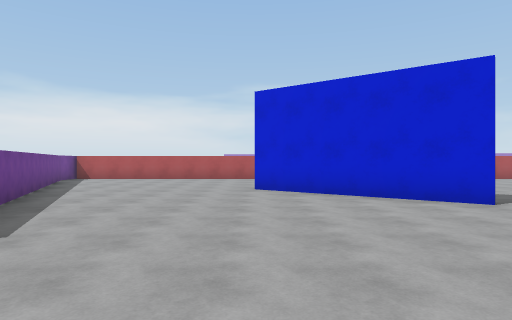
[1] (above)

24 first-person views from a walk through a Unity game level. The camera is 1.5 m above the floor, looks level and sees 75° across. The floor is counted in squares, 2 m on a side. Each view is taken from the middle of a square. On the plan, view 1 faces up. The plan holds only what a view shows up to about 11 squares ahead; the rest is blank. The place goes on beyond the plan. The player character is not drawn. Some animated figures are not drawn.

[2]
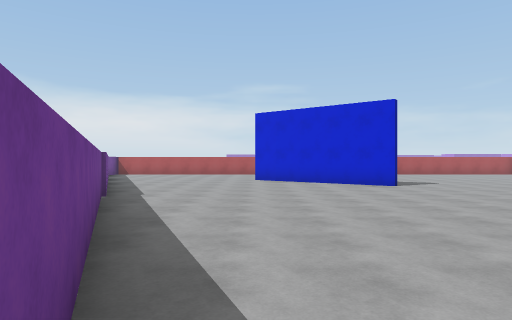

[3]
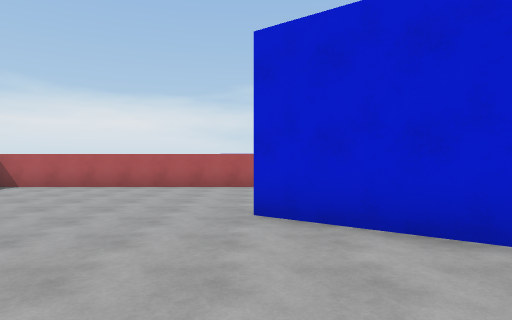

[4]
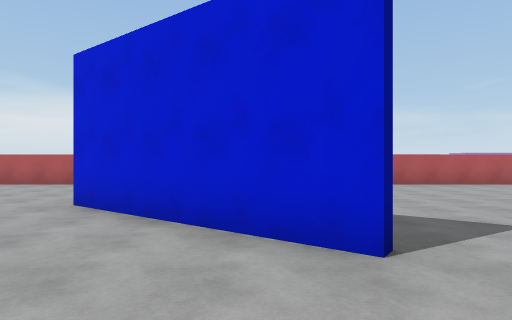

[5]
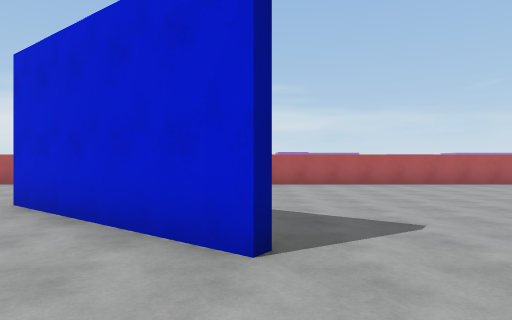

[6]
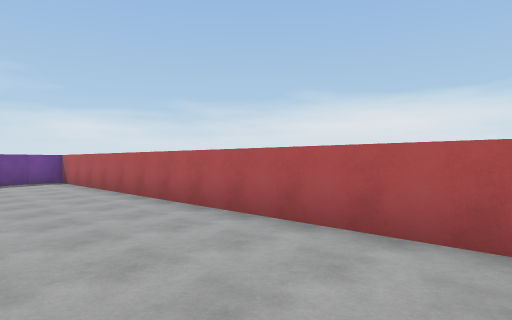

[7]
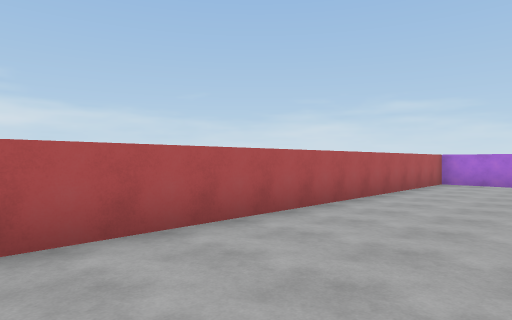

[8]
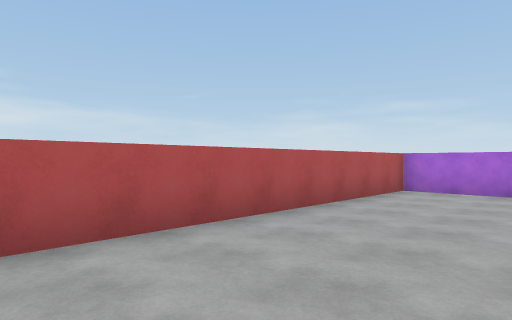

[9]
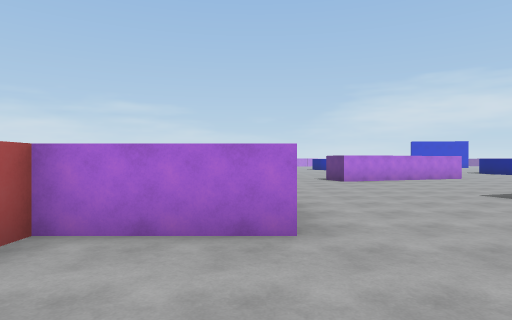

[10]
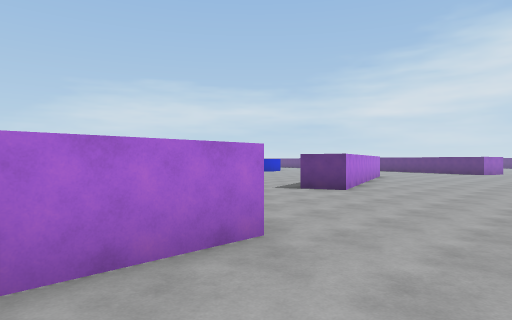

[11]
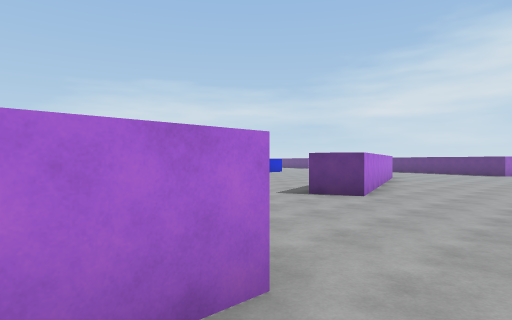

[12]
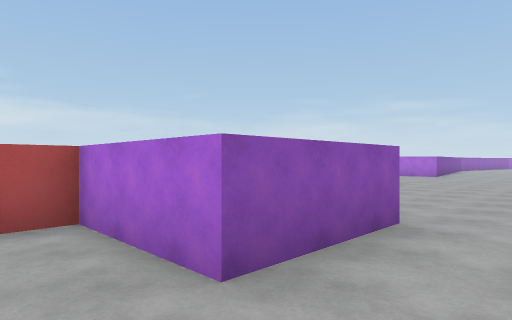

[13]
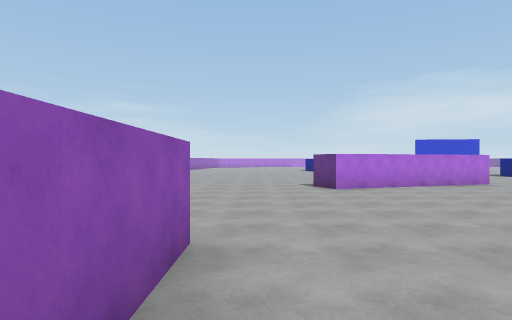

[14]
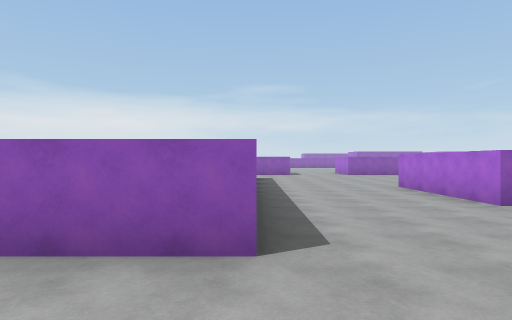

[15]
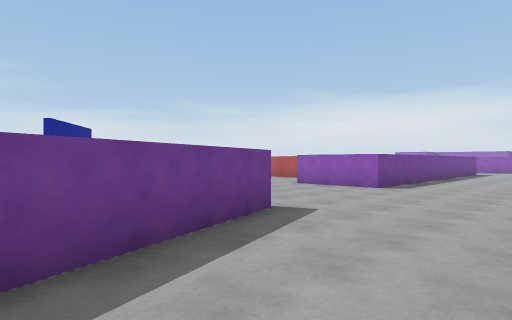

[16]
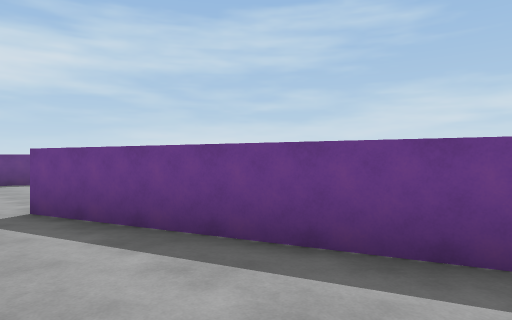

[17]
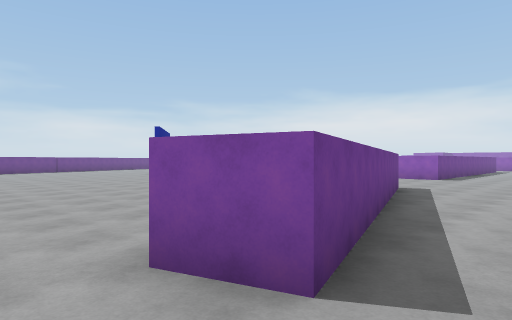

[18]
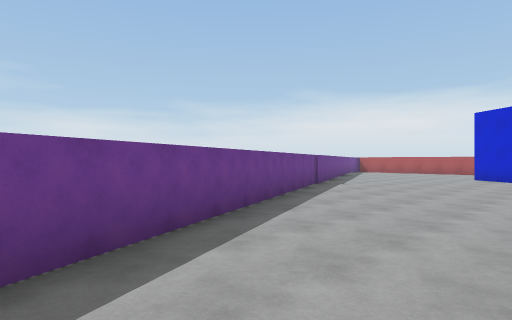

[19]
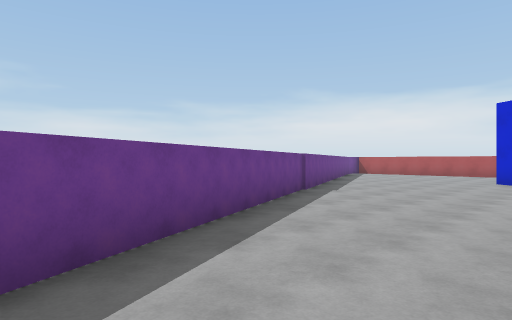

[20]
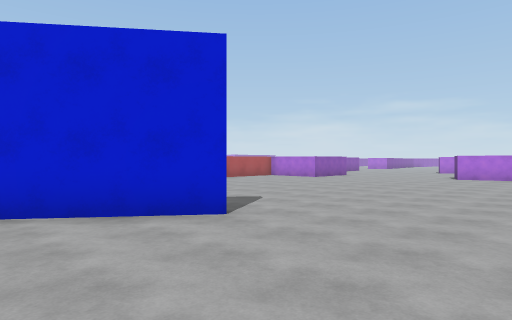

[21]
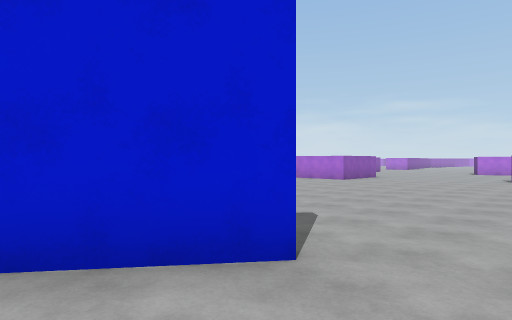

[22]
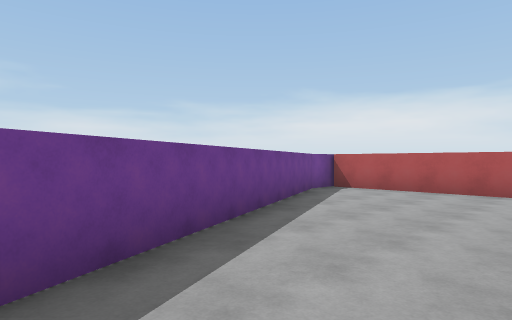

[23]
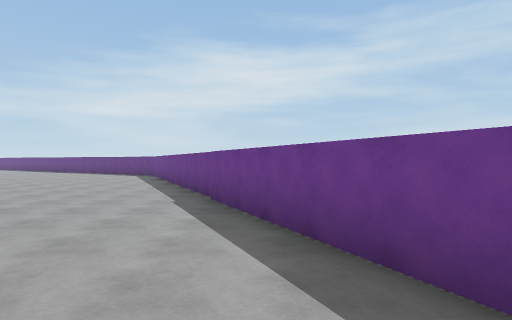

[24]
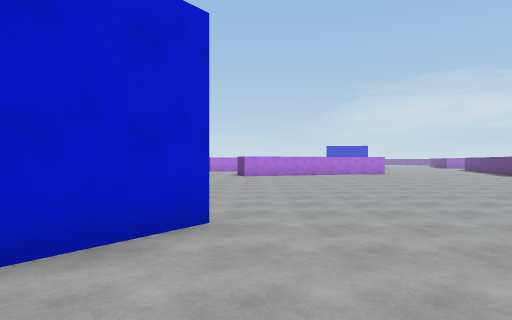

### Floor plan
Points are (right, up) in squares from view 1. A wall is a line through its corners. A room is listed if a view was taken in it or the views show most of it. See-through windows are left out.
Room 1 (views 1, 2, 3, 4, 5, 6, 7, 8, 9, 10, 11, 12, 13, 14, 15, 16, 17, 18, 19, 20, 21, 22, 23, 24)
walls: (4, 5.5) (-0.1, 8.6); (16.7, 1.4) (15.3, 5.5) (16.4, 5.9) (18.9, -1.5) (17.7, -1.9); (16, 13.6) (16, 10.6) (13.3, 10.6) (13.3, 13.2) (-7.2, 13.2) (-7.2, 12.2); (-7.3, 12.3) (1.3, -7.5)
ways out: opening at (18, 13)

Where each view was taken, in squares from view 1:
view 1: 0 up, 0 right, facing up
view 2: 4 down, 0 right, facing up
view 3: 4 up, 0 right, facing up
view 4: 3 up, 3 right, facing up
view 5: 3 up, 4 right, facing up
view 6: 10 up, 5 right, facing up-left
view 7: 10 up, 2 right, facing up-right
view 8: 10 up, 5 right, facing up-right
view 9: 11 up, 10 right, facing right
view 10: 13 up, 11 right, facing down-right
view 11: 12 up, 12 right, facing down-right
view 12: 9 up, 12 right, facing up-right
view 13: 10 up, 13 right, facing right
view 14: 8 up, 16 right, facing up
view 15: 2 up, 20 right, facing up-left
view 16: 4 up, 20 right, facing down-left
view 17: 3 down, 20 right, facing up-left
view 18: 6 down, 3 right, facing up-left
view 19: 4 down, 2 right, facing up-left
view 20: 2 up, 1 right, facing up-right
view 21: 4 up, 2 right, facing up-right
view 22: 5 up, 2 left, facing up-left
view 23: 0 up, 0 right, facing down
view 24: 5 up, 0 right, facing right
